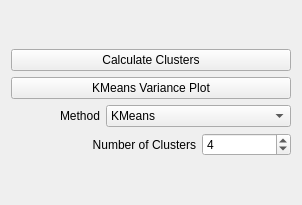
         <widget class="QWidget" name="page_6">
          <property name="geometry">
           <rect>
            <x>0</x>
            <y>0</y>
            <width>302</width>
            <height>205</height>
           </rect>
          </property>
          <attribute name="label">
           <string>Cluster Analysis</string>
          </attribute>
          <layout class="QGridLayout" name="gridLayout_18">
           <item row="0" column="0">
            <layout class="QGridLayout" name="gridLayout_4">
             <item row="0" column="0" colspan="3">
              <widget class="QPushButton" name="pb_calc_cluster">
               <property name="sizePolicy">
                <sizepolicy hsizetype="Minimum" vsizetype="Fixed">
                 <horstretch>0</horstretch>
                 <verstretch>0</verstretch>
                </sizepolicy>
               </property>
               <property name="styleSheet">
                <string notr="true"/>
               </property>
               <property name="text">
                <string>Calculate Clusters</string>
               </property>
              </widget>
             </item>
             <item row="1" column="0" colspan="3">
              <widget class="QPushButton" name="pb_kmeans_elbow">
               <property name="sizePolicy">
                <sizepolicy hsizetype="Minimum" vsizetype="Fixed">
                 <horstretch>0</horstretch>
                 <verstretch>0</verstretch>
                </sizepolicy>
               </property>
               <property name="styleSheet">
                <string notr="true"/>
               </property>
               <property name="text">
                <string>KMeans Variance Plot</string>
               </property>
              </widget>
             </item>
             <item row="2" column="0">
              <widget class="QLabel" name="label_10">
               <property name="text">
                <string>Method</string>
               </property>
               <property name="alignment">
                <set>Qt::AlignRight|Qt::AlignTrailing|Qt::AlignVCenter</set>
               </property>
              </widget>
             </item>
             <item row="2" column="1" colspan="2">
              <widget class="QComboBox" name="cb_clust_method">
               <property name="sizePolicy">
                <sizepolicy hsizetype="Preferred" vsizetype="Fixed">
                 <horstretch>0</horstretch>
                 <verstretch>0</verstretch>
                </sizepolicy>
               </property>
               <item>
                <property name="text">
                 <string>KMeans</string>
                </property>
               </item>
               <item>
                <property name="text">
                 <string>MiniBatchKMeans</string>
                </property>
               </item>
               <item>
                <property name="text">
                 <string>MeanShift</string>
                </property>
               </item>
               <item>
                <property name="text">
                 <string>Spectral Clustering</string>
                </property>
               </item>
               <item>
                <property name="text">
                 <string>Correlation-Kmeans</string>
                </property>
               </item>
               <item>
                <property name="text">
                 <string>Affinity Propagation</string>
                </property>
               </item>
              </widget>
             </item>
             <item row="3" column="0" colspan="2">
              <widget class="QLabel" name="label_2">
               <property name="text">
                <string>Number of Clusters</string>
               </property>
               <property name="alignment">
                <set>Qt::AlignRight|Qt::AlignTrailing|Qt::AlignVCenter</set>
               </property>
              </widget>
             </item>
             <item row="3" column="2">
              <widget class="QSpinBox" name="sb_ncluster">
               <property name="minimum">
                <number>1</number>
               </property>
               <property name="value">
                <number>4</number>
               </property>
              </widget>
             </item>
            </layout>
           </item>
          </layout>
         </widget>
